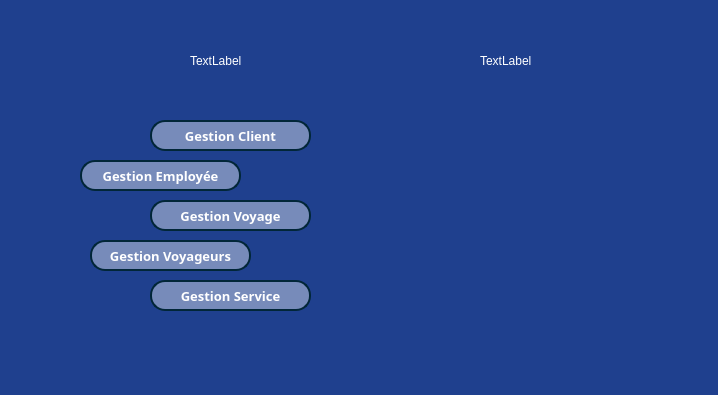
<?xml version="1.0" encoding="UTF-8"?>
<ui version="4.0">
 <class>Dialog_menu</class>
 <widget class="QDialog" name="Dialog_menu">
  <property name="geometry">
   <rect>
    <x>0</x>
    <y>0</y>
    <width>718</width>
    <height>395</height>
   </rect>
  </property>
  <property name="windowTitle">
   <string>Tayarni - Menu</string>
  </property>
  <property name="styleSheet">
   <string notr="true">QDialog {
                     background-color:#1F408E;
                     }
                        QScrollArea #scrollAreaWidgetContents {
                                     background-color:#05187A;
                                     }
                        QWidget#Home,#Create,#Read,#Update,#Delete {
                             background-color:#1F408E;
                             }
                    QLabel {
                         color:white;
                         }
QPushButton {
color: white;
border-radius: 15px;
border: 2px solid rgb(1, 38, 56);
background-color: rgba(255, 255, 255,100);
}
QPushButton:hover {
background-color: qlineargradient(spread:pad, x1:0, y1:0, x2:0, y2:1, stop:0 rgb(167, 218, 239), stop:1 rgb(47, 109, 139));
}</string>
  </property>
  <widget class="QPushButton" name="Buttonvouyage">
   <property name="geometry">
    <rect>
     <x>150</x>
     <y>200</y>
     <width>161</width>
     <height>31</height>
    </rect>
   </property>
   <property name="font">
    <font>
     <family>Sitka</family>
     <pointsize>10</pointsize>
     <weight>75</weight>
     <bold>true</bold>
    </font>
   </property>
   <property name="styleSheet">
    <string notr="true"/>
   </property>
   <property name="text">
    <string>Gestion Voyage</string>
   </property>
  </widget>
  <widget class="QPushButton" name="Buttonclient">
   <property name="enabled">
    <bool>true</bool>
   </property>
   <property name="geometry">
    <rect>
     <x>150</x>
     <y>120</y>
     <width>161</width>
     <height>31</height>
    </rect>
   </property>
   <property name="font">
    <font>
     <family>Sitka</family>
     <pointsize>10</pointsize>
     <weight>75</weight>
     <bold>true</bold>
    </font>
   </property>
   <property name="styleSheet">
    <string notr="true"/>
   </property>
   <property name="text">
    <string>Gestion Client</string>
   </property>
  </widget>
  <widget class="QPushButton" name="Buttonvoyageur">
   <property name="geometry">
    <rect>
     <x>90</x>
     <y>240</y>
     <width>161</width>
     <height>31</height>
    </rect>
   </property>
   <property name="font">
    <font>
     <family>Sitka</family>
     <pointsize>10</pointsize>
     <weight>75</weight>
     <bold>true</bold>
    </font>
   </property>
   <property name="styleSheet">
    <string notr="true"/>
   </property>
   <property name="text">
    <string>Gestion Voyageurs</string>
   </property>
  </widget>
  <widget class="QPushButton" name="Buttonemploye">
   <property name="geometry">
    <rect>
     <x>80</x>
     <y>160</y>
     <width>161</width>
     <height>31</height>
    </rect>
   </property>
   <property name="font">
    <font>
     <family>Sitka</family>
     <pointsize>10</pointsize>
     <weight>75</weight>
     <italic>false</italic>
     <bold>true</bold>
    </font>
   </property>
   <property name="cursor">
    <cursorShape>ArrowCursor</cursorShape>
   </property>
   <property name="styleSheet">
    <string notr="true">
</string>
   </property>
   <property name="text">
    <string>Gestion Employée</string>
   </property>
  </widget>
  <widget class="QPushButton" name="Buttonservice">
   <property name="geometry">
    <rect>
     <x>150</x>
     <y>280</y>
     <width>161</width>
     <height>31</height>
    </rect>
   </property>
   <property name="font">
    <font>
     <family>Sitka</family>
     <pointsize>10</pointsize>
     <weight>75</weight>
     <bold>true</bold>
    </font>
   </property>
   <property name="styleSheet">
    <string notr="true"/>
   </property>
   <property name="text">
    <string>Gestion Service</string>
   </property>
  </widget>
  <widget class="QLabel" name="time">
   <property name="geometry">
    <rect>
     <x>190</x>
     <y>50</y>
     <width>131</width>
     <height>21</height>
    </rect>
   </property>
   <property name="styleSheet">
    <string notr="true"/>
   </property>
   <property name="text">
    <string>TextLabel</string>
   </property>
  </widget>
  <widget class="QLabel" name="time1">
   <property name="geometry">
    <rect>
     <x>480</x>
     <y>50</y>
     <width>121</width>
     <height>21</height>
    </rect>
   </property>
   <property name="styleSheet">
    <string notr="true"/>
   </property>
   <property name="text">
    <string>TextLabel</string>
   </property>
  </widget>
  <widget class="QLabel" name="label">
   <property name="geometry">
    <rect>
     <x>350</x>
     <y>90</y>
     <width>321</width>
     <height>231</height>
    </rect>
   </property>
   <property name="styleSheet">
    <string notr="true">border-image: url(:/plane.png);</string>
   </property>
   <property name="text">
    <string/>
   </property>
  </widget>
  <widget class="QLabel" name="label_2">
   <property name="geometry">
    <rect>
     <x>570</x>
     <y>280</y>
     <width>181</width>
     <height>151</height>
    </rect>
   </property>
   <property name="styleSheet">
    <string notr="true">image: url(:/tayarni.png);</string>
   </property>
   <property name="text">
    <string/>
   </property>
  </widget>
 </widget>
 <resources/>
 <connections/>
</ui>
